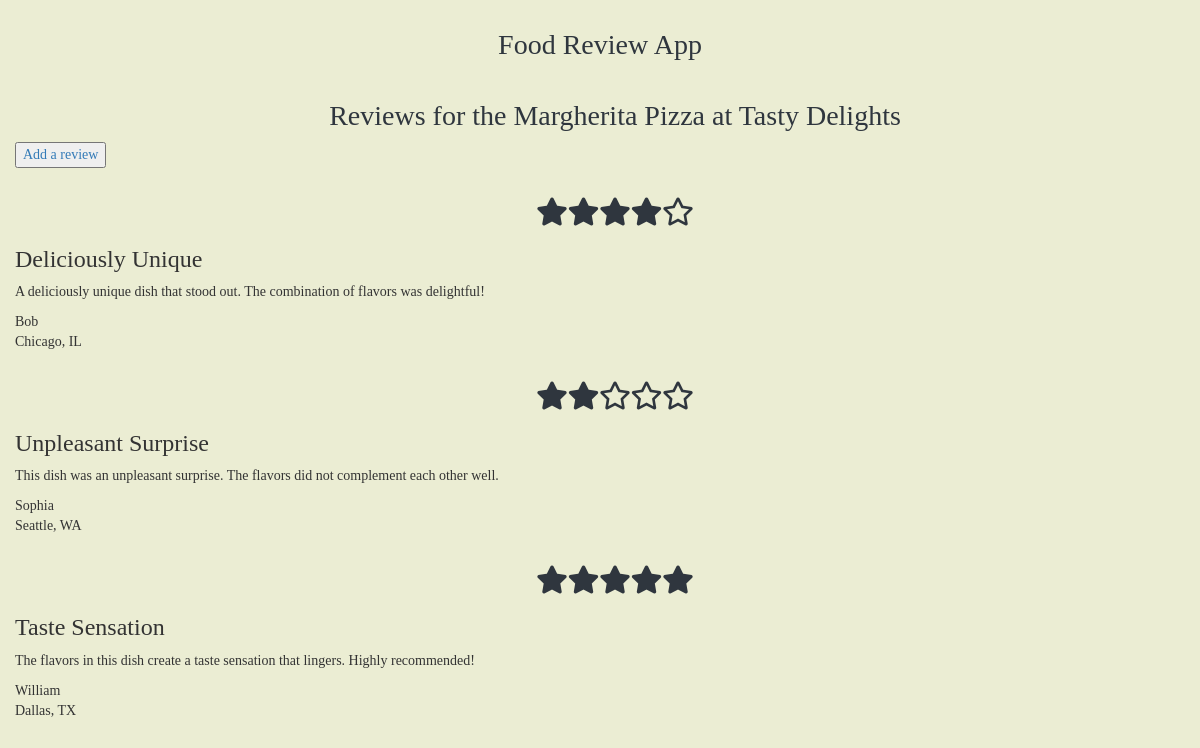
The app's page /reviews/review-list.php?food_item=1 with its own data.
### tables this page shows
CREATE TABLE IF NOT EXISTS `review` (
  `review_id` int NOT NULL AUTO_INCREMENT,
  `food_item_id` int NOT NULL,
  `member_id` int NOT NULL,
  `title` varchar(255) NOT NULL,
  `description` text,
  `rating` int NOT NULL,
  `date` date NOT NULL,
  PRIMARY KEY (`review_id`),
  KEY `food_item_id` (`food_item_id`),
  KEY `member_id` (`member_id`)
);

CREATE TABLE IF NOT EXISTS `member` (
  `member_id` int NOT NULL AUTO_INCREMENT,
  `first_name` varchar(255) NOT NULL,
  `last_name` varchar(255) NOT NULL,
  `city` varchar(255) NOT NULL,
  `state` varchar(255) NOT NULL,
  `user_id` int NOT NULL,
  PRIMARY KEY (`member_id`),
  KEY `user_id` (`user_id`)
);

### reviews/review-list.php (the view, shortened to what this page needs)
<html>
	<head>
		<link rel="stylesheet" href="https://maxcdn.bootstrapcdn.com/bootstrap/3.3.7/css/bootstrap.min.css">
		<link rel="stylesheet" href="food-style.css">
	</head>
	</body>
		<div class='container-fluid' >
			<div class='row'>
				<div class='col-sm-12'>
					<h1>Food Review App</h1>
				</div>
			</div>
		</div>
<?php
require_once "../functions/star_rating.php";
require_once "../usermanagement/User.php";
if(isset($_GET['food_item']))	{
	$food_item_id = $_GET['food_item'];
	$conn = new mysqli($hn, $un, $pw, $db);
	$query = "
		select
			f.name as food_item_name,
			r.name as restaurant_name
		from food_item as f
		left join restaurant as r
			on f.restaurant_id = r.restaurant_id
		where food_item_id='$food_item_id';
	";
	$result = $conn->query($query);
	$food_item = $result->fetch_array(MYSQLI_ASSOC);
	echo <<<_END
		<div class='container-fluid'>
			<div class='row'>
				<div class="col-sm-12">
					<h2>Reviews for the $food_item[food_item_name] at $food_item[restaurant_name]</h2>
				</div>
			</div>
			<div class='row'>
				<div class='col-sm-12'>
					<a href='review-add.php?food_item=$food_item_id'><button>Add a review</button></a>
				</div>
			</div>
		</div>
	_END;
	$query = "
		select
		r.*,
		m.user_id,
		m.first_name,
		m.last_name,
		m.city,
		m.state
		from review as r
		left join member as m
			on r.member_id = m.member_id
		where food_item_id='$food_item_id';
	";
	$result = $conn->query($query);
	$rows = $result->num_rows;
	if($rows>0)	{
		for ($i=0; $i<$rows; $i++)	{
			$review = $result->fetch_array(MYSQLI_ASSOC);
			echo <<<_END
				<div class='container-fluid'>
					<div class='row'>
						<div class='col-sm-12'>
			_END;
			echo '<h2>'.displayStarRating($review['rating']).'</h2>';
			if(isset($_SESSION['user'])){
				$user = $_SESSION['user'];
				$user_id = $user->user_id;
				$user_roles[] = $user->getRoles();
				if($user_id == $review['user_id']
						or in_array('admin', $user_roles)){
					echo <<<_END
									<h3>$review[title]</h3>
									<p>$review[description]</p>
								</div>
							</div>
							<div class='row'>
								<div class='col-sm-6'>
									$review[first_name]<br>
									$review[city], $review[state]
								</div>
								<div class='col-sm-6'>
									<br><a href='review-update.php?review=$review[review_id]'>Update</a>
									<a href='review-delete.php?food_item=$food_item_id&review=$review[review_id]'>Delete</a>
								</div>
							</div>
						</div>
					_END;
				} else {
					echo <<<_END
									<h3>$review[title]</h3>
									<p>$review[description]</p>
								</div>
							</div>
							<div class='row'>
								<div class='col-sm-6'>
									$review[first_name]<br>
									$review[city], $review[state]
								</div>
							</div>
						</div>
					_END;
				}
			} else {
				echo <<<_END
								<h3>$review[title]</h3>
								<p>$review[description]</p>
							</div>
						</div>
						<div class='row'>
							<div class='col-sm-6'>
								$review[first_name]<br>
								$review[city], $review[state]
							</div>
						</div>
					</div>
				_END;
			}
		}
	}
}
?>
	<br><br>
	</body>
</html>

### functions/star_rating.php
<html>
	<head>
		<link rel="stylesheet" href="https://cdnjs.cloudflare.com/ajax/libs/font-awesome/5.15.3/css/all.min.css">
	</head>
	<body>
	</body>
</html>
<?php
function displayStarRating($rating) {
    $stars = "";
    for ($i = 1; $i <= 5; $i++) {
        if ($i <= $rating) {
            $stars .= '<i class="fas fa-star"></i>';
        } else {
            $stars .= '<i class="far fa-star"></i>';
        }
    }
    return $stars;
}
?>

### home/food-style.css (style rules this page uses)
body { font-family: Times New Roman, sans-serif; background-color: #EBEDD3; }
h1 { text-align: center; margin-top: 30px; font-size: 28px; color: #2F363E; }
h2 { text-align: center; margin-left: 30px; margin-top: 30px; font-size: 28px; color: #2F363E; }

### records on screen
review: rating 4 (drawn), title "Deliciously Unique", description "A deliciously unique dish that stood out. The combination of flavors was delightful!", member.first_name "Bob", member.city "Chicago", member.state "IL"
review: rating 2 (drawn), title "Unpleasant Surprise", description "This dish was an unpleasant surprise. The flavors did not complement each other well.", member.first_name "Sophia", member.city "Seattle", member.state "WA"
review: rating 5 (drawn), title "Taste Sensation", description "The flavors in this dish create a taste sensation that lingers. Highly recommended!", member.first_name "William", member.city "Dallas", member.state "TX"

### other values on screen
$food_item[food_item_name] "Margherita Pizza"
$food_item[restaurant_name] "Tasty Delights"
